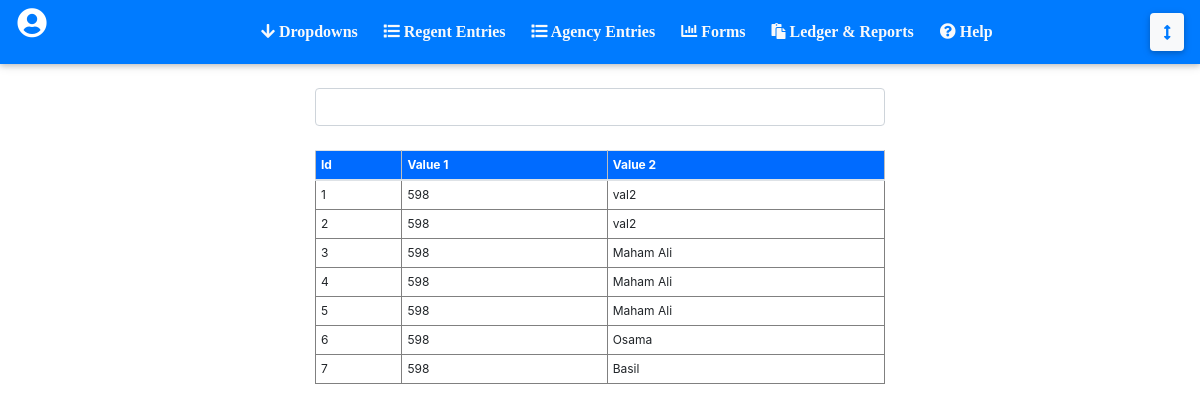
Screenshot of /hello.php with the database file from the repository.
### tables this page shows
CREATE TABLE `hello` (
  `id` int(11) NOT NULL,
  `val1` varchar(255) NOT NULL,
  `val2` varchar(255) NOT NULL
);

### hello.php (the view, shortened to what this page needs)
<?php
include('connect.php');
include('header.php');
?>
<!DOCTYPE html>
<html>
<head>
</head>
<body>
<div class="container col-md-6">
	<form action="#" method="post">
		<input type="text" name="val1" id="eno" class='form-control'><br>
	</form>
</div>
<div class="container col-md-6">
	<table class="table">
		<thead>
			<tr>
				<th>Id</th>
				<th>Value 1</th>
				<th>Value 2</th>
			</tr>
		</thead>
		<tbody>
			<?php
			$query1 = mysqli_query($con, "select * from hello") or die(mysqli_error($con));
			while ($row=mysqli_fetch_array($query1)) {
				?>
				<tr>
					<td><?php echo $row['id'] ?></td>
					<td><?php echo $row['val1'] ?></td>
					<td><?php echo $row['val2'] ?></td>
				</tr>
				<?php
			}
			?>
		</tbody>
	</table>
</div>
</body>
</html>

### header.php (style rules this page uses)
th { font-size: 12px !important; border: 1px solid rgb(190, 190, 190); padding: 5px !important; width: auto !important; }
tr { width: auto !important; padding: 5px !important; font-size: 12px !important; }
thead { background-color: #006BFF; color: white; }
td { border: 1px solid gray; width: auto !important; padding: 5px !important; font-size: 12px !important; }

### rows the page displays
hello: id "1", val1 "598", val2 "val2"
hello: id "2", val1 "598", val2 "val2"
hello: id "3", val1 "598", val2 "Maham Ali"
hello: id "4", val1 "598", val2 "Maham Ali"
hello: id "5", val1 "598", val2 "Maham Ali"
hello: id "6", val1 "598", val2 "Osama"
hello: id "7", val1 "598", val2 "Basil"
